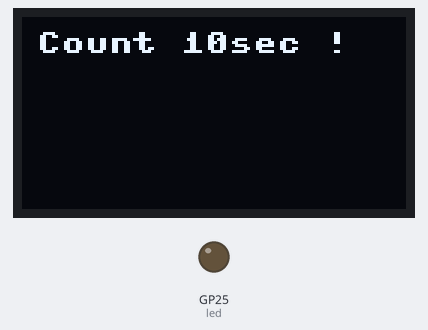
Recording of a program running on a simulated Raspberry Pi Pico running MicroPython. Shown: 128×64 one-colour display, output pins drawn as LEDs (lit = HIGH). Library files of the repository ran but are not shown: ssd1306.py. At 13.6 s the program stops and its outputs stay as they are.

Above: at 0.1 s.
At 3.2 s:
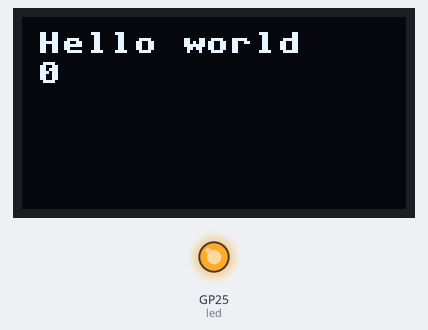
At 7.4 s:
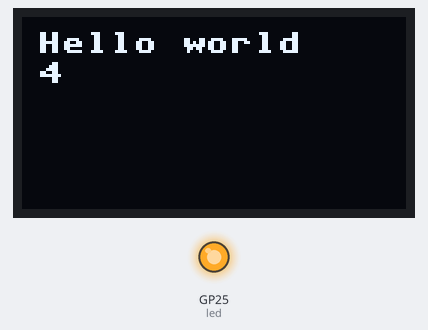
At 13.7 s:
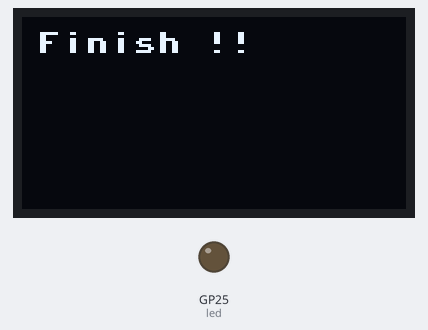
Timing chart, 0 to 15.1 s (numbered marks = the images above):
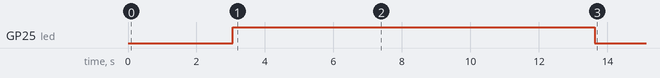

Measured:
- by itself, GP25 (led): HIGH → LOW at 13.6 s
- what the display in image 1 shows lasts 1.1 s, from 3.1 s to 4.2 s

The program:

example.py
```python
from machine import Pin, I2C, deepsleep
import time
from ssd1306 import SSD1306_I2C

# Set up Display
WIDTH  = 128
HEIGHT = 64
i2c = I2C( 0 )
i2c.scan()

# Set up LED
ledpin = 25
led = Pin( ledpin, Pin.OUT )
led.value(0)

# Init display
oled = SSD1306_I2C( WIDTH, HEIGHT, i2c )
oled.fill( 0 )
oled.text( "Count 10sec !", 5, 5 )
oled.show()
time.sleep(3)

count = 0
led.value(1)
while True:
    oled.init_display()
    oled.text( "Hello world", 5, 5 )
    oled.text( str(count), 5, 15 )
    oled.show()
    count += 1
    time.sleep(1)
    if count == 10:
        break

oled.init_display()
oled.text( "Finish !!", 5, 5 )
oled.show()
led.value(0)

    
```
